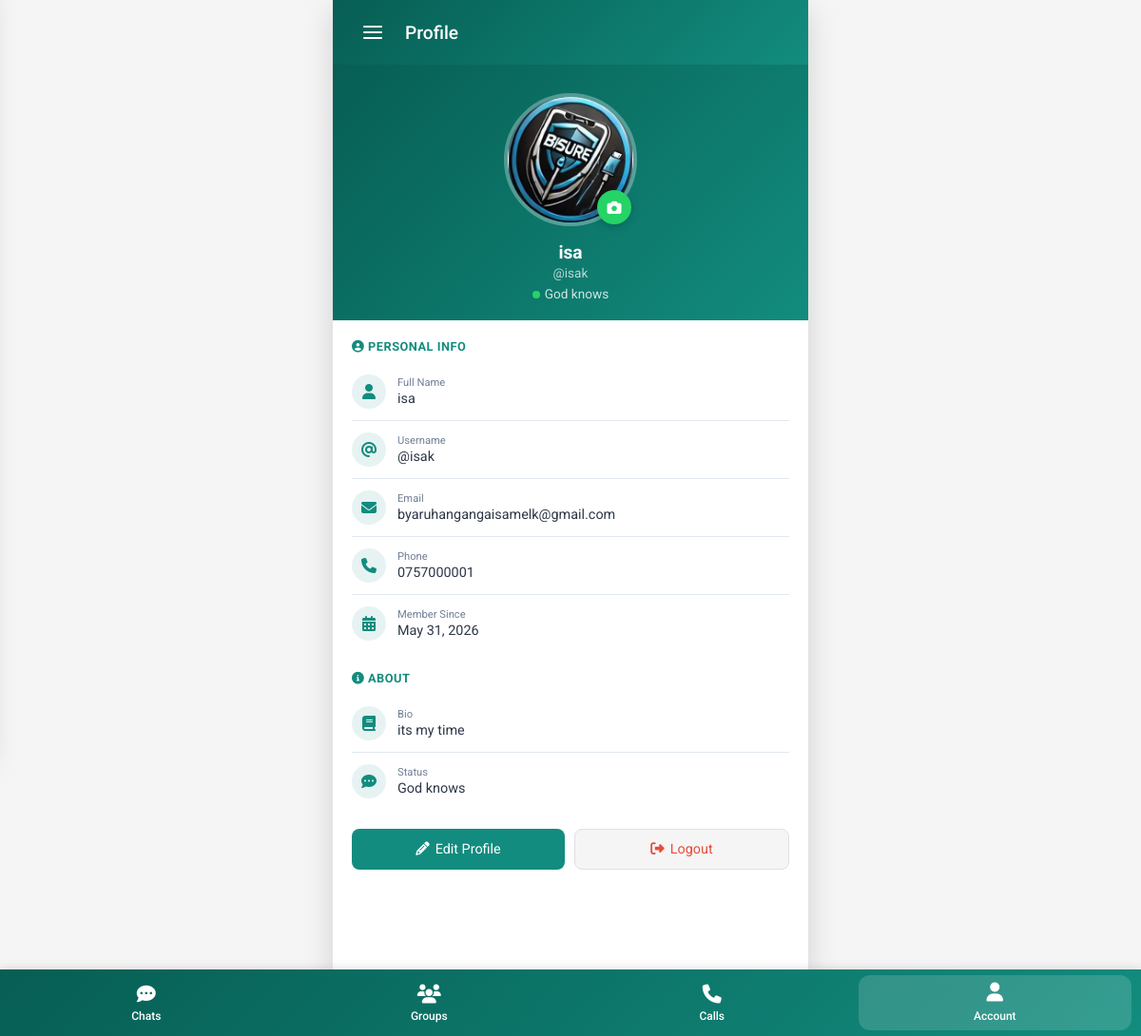
/settings/my_profile.php (signed in), run on the app's committed database.
### tables this page shows
CREATE TABLE `users` (
  `id` bigint(20) UNSIGNED NOT NULL,
  `uuid` char(36) NOT NULL,
  `fullname` varchar(150) NOT NULL,
  `username` varchar(50) NOT NULL,
  `email` varchar(255) NOT NULL,
  `phone` varchar(30) DEFAULT NULL,
  `password_hash` varchar(255) NOT NULL,
  `profile_photo` varchar(255) DEFAULT NULL,
  `bio` varchar(255) DEFAULT NULL,
  `status_message` varchar(255) DEFAULT 'Available',
  `role` enum('normal','admin') NOT NULL DEFAULT 'normal',
  `is_verified` tinyint(1) DEFAULT 0,
  `is_online` tinyint(1) DEFAULT 0,
  `last_seen` datetime DEFAULT NULL,
  `created_at` timestamp NOT NULL DEFAULT current_timestamp(),
  `updated_at` timestamp NOT NULL DEFAULT current_timestamp() ON UPDATE current_timestamp()
);

### settings/my_profile.php (the view, shortened to what this page needs)
<?php
$darkMode = isset($_COOKIE['darkMode']) && $_COOKIE['darkMode'] === 'enabled';
require_once __DIR__ . '/../config/db.php';
$user_id = $_SESSION['user_id'];
$upload_web_path = 'uploads/profiles/';
$stmt = $conn->prepare("SELECT * FROM users WHERE id = ?");
$stmt->bind_param("i", $user_id);
$stmt->execute();
$user = $stmt->get_result()->fetch_assoc();
$profile_photo = !empty($user['profile_photo'])
    ? $upload_web_path . $user['profile_photo']
    : '../assets/images/default-profile.png';
?>
<!DOCTYPE html>
<html lang="en">
<head>
    <link rel="stylesheet" href="https://cdnjs.cloudflare.com/ajax/libs/font-awesome/6.4.0/css/all.min.css">
</head>
<body class="<?= $darkMode ? 'dark-mode' : '' ?>">
<div class="page">
    <div class="hdr">
        <?php if(file_exists(__DIR__.'/../includes/cd_hamburger.php')) include __DIR__.'/../includes/cd_hamburger.php'; ?>
        <h1>Profile</h1>
    </div>
    <div class="top">
        <div class="av-wrap">
            <img src="<?= htmlspecialchars($profile_photo) ?>"
                 alt="Profile"
                 class="av"
                 id="previewTrigger"
                 onerror="this.src='../assets/images/default-profile.png'">
            <label for="profile_photo_input" class="cam" title="Change photo">
                <i class="fas fa-camera"></i>
            </label>
        </div>
        <h2><?= htmlspecialchars($user['fullname'] ?? $user['username']) ?></h2>
        <div class="uname">@<?= htmlspecialchars($user['username']) ?></div>
        <div class="st"><span class="dot"></span><?= htmlspecialchars($user['status_message'] ?? 'Available') ?></div>
    </div>
    <div class="info">
        <div class="sec">
            <h3><i class="fas fa-user-circle"></i> Personal Info</h3>
            <div class="row">
                <div class="ico"><i class="fas fa-user"></i></div>
                <div class="det">
                    <label>Full Name</label>
                    <span><?= htmlspecialchars($user['fullname'] ?? '') ?></span>
                </div>
            </div>
            <div class="row">
                <div class="ico"><i class="fas fa-at"></i></div>
                <div class="det">
                    <label>Username</label>
                    <span>@<?= htmlspecialchars($user['username']) ?></span>
                </div>
            </div>
            <div class="row">
                <div class="ico"><i class="fas fa-envelope"></i></div>
                <div class="det">
                    <label>Email</label>
                    <span><?= htmlspecialchars($user['email']) ?></span>
                </div>
            </div>
            <div class="row">
                <div class="ico"><i class="fas fa-phone"></i></div>
                <div class="det">
                    <label>Phone</label>
                    <span><?= htmlspecialchars($user['phone'] ?? 'Not set') ?></span>
                </div>
            </div>
            <div class="row">
                <div class="ico"><i class="fas fa-calendar-alt"></i></div>
                <div class="det">
                    <label>Member Since</label>
                    <span><?= date('F j, Y', strtotime($user['created_at'])) ?></span>
                </div>
            </div>
        </div>
        <div class="sec">
            <h3><i class="fas fa-info-circle"></i> About</h3>
            <div class="row">
                <div class="ico"><i class="fas fa-book"></i></div>
                <div class="det">
                    <label>Bio</label>
                    <span><?= !empty($user['bio']) ? htmlspecialchars($user['bio']) : 'No bio yet.' ?></span>
                </div>
            </div>
            <div class="row">
                <div class="ico"><i class="fas fa-comment-dots"></i></div>
                <div class="det">
                    <label>Status</label>
                    <span><?= htmlspecialchars($user['status_message'] ?? 'Available') ?></span>
                </div>
            </div>
        </div>
        <div class="btns">
            <button class="btn btn-p" id="editBtn">
                <i class="fas fa-pencil-alt"></i> Edit Profile
            </button>
            <a href="../auth/logout" class="btn btn-d">
                <i class="fas fa-sign-out-alt"></i> Logout
            </a>
        </div>
    </div>
</div>
<?php include __DIR__ . '/../includes/navbar.php'; ?>
</body>
</html>

### settings/my_profile.php (style rules this page uses)
:root { --primary: #128C7E; --primary-dark: #075E54; --secondary: #25D366; --bg: #f5f5f5; --card: #fff; --text: #2D3748; --text2: #718096; --border: #E2E8F0; --nav-h: 65px; }
* { margin: 0; padding: 0; box-sizing: border-box; font-family: 'Roboto', sans-serif; }
body { background: var(--bg); color: var(--text); min-height: 100vh; }
.page { max-width: 500px; margin: 0 auto; background: var(--card); min-height: 100vh; padding-bottom: calc(var(--nav-h) + 20px); box-shadow: 0 10px 30px rgba(0,0,0,.15); }
.hdr { background: linear-gradient(135deg, var(--primary-dark), var(--primary)); color: #fff; padding: 1rem 1.5rem; display: flex; align-items: center; gap: 1rem; }
.hdr h1 { font-size: 1.2rem; font-weight: 500; }
.top { background: linear-gradient(135deg, var(--primary-dark), var(--primary)); padding: 30px 20px 20px; text-align: center; }
.av-wrap { position: relative; display: inline-block; margin-bottom: 12px; }
.av { width: 140px; height: 140px; border-radius: 50%; object-fit: cover; border: 4px solid rgba(255,255,255,.3); cursor: pointer; transition: transform 0.3s ease; }
.cam { position: absolute; bottom: 6px; right: 6px; background: var(--secondary); width: 36px; height: 36px; border-radius: 50%; display: flex; align-items: center; justify-content: center; cursor: pointer; color: #fff; font-size: 15px; transition: transform 0.2s; box-shadow: 0 2px 8px rgba(0,0,0,0.2); }
.top h2 { color: #fff; font-size: 1.2rem; margin-bottom: 2px; }
.top .uname { color: rgba(255,255,255,.7); font-size: .85rem; margin-bottom: 6px; }
.top .st { color: rgba(255,255,255,.8); font-size: .85rem; }
.dot { display: inline-block; width: 8px; height: 8px; border-radius: 50%; background: var(--secondary); margin-right: 5px; animation: pulse 2s infinite; }
.info { padding: 20px; }
.sec { margin-bottom: 20px; }
.sec h3 { color: var(--primary); font-size: .8rem; text-transform: uppercase; letter-spacing: .5px; margin-bottom: 10px; }
.row { display: flex; padding: 12px 0; border-bottom: 1px solid var(--border); align-items: center; }
.row:last-child { border-bottom: none; }
.ico { width: 36px; height: 36px; border-radius: 50%; background: rgba(18,140,126,.1); display: flex; align-items: center; justify-content: center; margin-right: 12px; color: var(--primary); flex-shrink: 0; }
.det { flex: 1; }
.det label { font-size: .7rem; color: var(--text2); display: block; }
.det span { font-size: .9rem; color: var(--text); word-break: break-word; }
.btns { display: flex; gap: 10px; margin-top: 20px; }
.btn { flex: 1; padding: 12px; border: none; border-radius: 8px; font-size: .9rem; cursor: pointer; display: flex; align-items: center; justify-content: center; gap: 6px; text-decoration: none; transition: transform 0.2s, box-shadow 0.2s; }
.btn-p { background: var(--primary); color: #fff; }
.btn-d { background: #f5f5f5; color: #E74C3C; border: 1px solid #e0e0e0; }

### includes/cd_hamburger.php (style rules this page uses)
:root { --bsc-sidebar-width: 280px; --bsc-safe-area-top: env(safe-area-inset-top, 0px); --bsc-safe-area-bottom: env(safe-area-inset-bottom, 0px); }
@media (min-width: 1024px) { :root { --bsc-sidebar-width: 300px; } }

### includes/navbar.php (style rules this page uses)
:root { --primary-color: #128C7E; --primary-dark: #075E54; --text-light: #FFFFFF; --bg-item-hover: rgba(255, 255, 255, 0.15); }
body { margin: 0; padding-bottom: 70px; font-family: 'Segoe UI', Roboto, 'Helvetica Neue', sans-serif; background: #f5f5f5; min-height: 100vh; }

### data on the page
users: fullname "isa", username "isak", status_message "God knows", email "byaruhangangaisamelk@gmail.com", phone "0757000001", created_at "May 31, 2026", bio "its my time"
